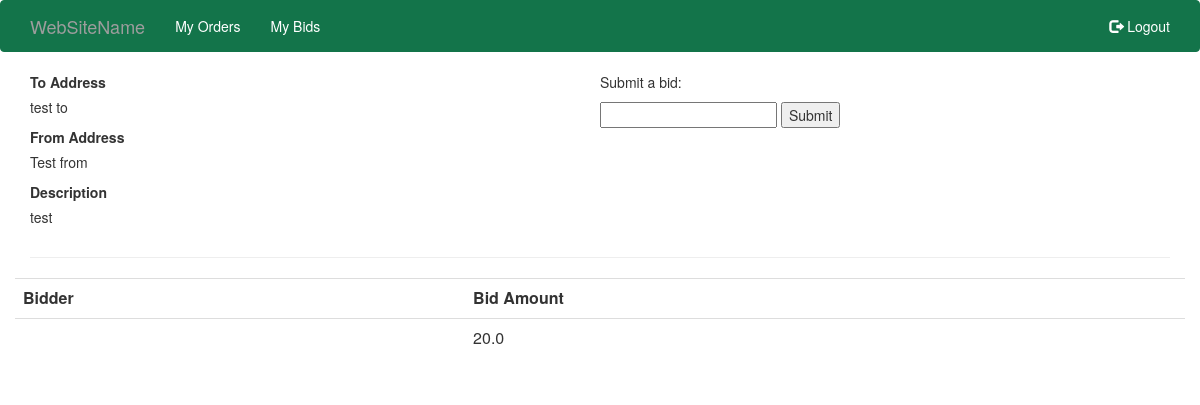
/order/detail/3/, run on the app's committed database.
### order/models.py (models this page shows, shortened)
class Order(models.Model):
    user = models.ForeignKey(User)
    from_address = models.CharField(max_length=500)
    to_address = models.CharField(max_length=500)
    description = models.TextField()

class Bids(models.Model):
    user = models.ForeignKey(User)
    amount = models.FloatField()
    order = models.ForeignKey(Order)
    bid_accepted = models.BooleanField(default=False)

### order/edit_views.py (the view)
# urls.py: url('^order/detail/(?P<pk>[0-9]+)/$', (GenericDetail.as_view(template_name = 'order_detail.html', model=Order)), name='order_detail'),
class GenericDetail(DetailView):
    def __init__(self, **kwargs):
        super(GenericDetail, self).__init__(**kwargs)
    def get_context_data(self, **kwargs):
        context = super(GenericDetail, self).get_context_data(**kwargs)
        if resolve(self.request.path_info).url_name == 'order_detail':
            context['bids'] = Bids.objects.filter(order=kwargs['object'])
        return context

### order/templates/order_detail.html (shortened to what this page needs)
{% extends 'base.html' %}
{% block content %}
<div class="row">
    <div class="col-md-6">
        <p class="bold detail-label">To Address</p>
        <span class="detail-text">
            {{object.to_address}}
        </span>
        <p class="bold detail-label">From Address</p>
        <span class="detail-text">
            {{object.from_address}}
        </span>
        <p class="bold detail-label">Description</p>
        <span class="detail-text">
            {{object.description}}
        </span>
    </div>
    <div class="col-md-6">
        <div class="row">
            <p>Submit a bid:</p>
            <form action="{% url 'bid_create' object.id %}" method="POST">
                <input type="number" name="amount">
                <input type="submit" value="Submit"/>
            </form>
        </div>
    </div>
</div>
<hr>
<div class="row">
    {% if bids.0 %}
    <table class="table">
        <tr>
            <th>Bidder</th>
            <th>Bid Amount</th>
        </tr>
        {% for bid in bids %}
        <tr>
            <td>{{bid.user.first_name}} {{bid.user.last_name}}</td>
            <td>{{bid.amount}}</td>
        </tr>
        {% endfor %}
    </table>
    {% else %}
        <p>Currently there are no bids.</p>
    {% endif %}
</div>
{% endblock %}

### order/templates/order_detail.html (style rules this page uses)
.detail-label { font-weight: 800; margin-bottom: 5px; }
.detail-text { margin-bottom: 10px; display: block; }

### data on the page
Order: to_address "test to", from_address "Test from", description "test"
Bids: amount "20.0"
